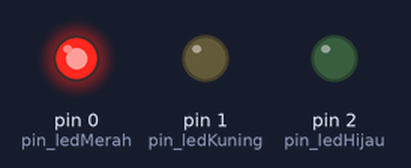
Bench run of a sketch on a simulated Arduino Uno, built with avr-gcc and run on an emulated ATmega328P. On the bench: output pins drawn as LEDs (lit = HIGH).

Above: at 1.0 s.
At 2.5 s:
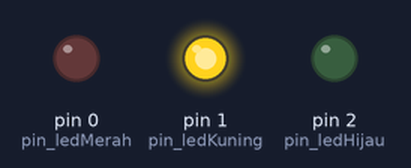
At 4.0 s:
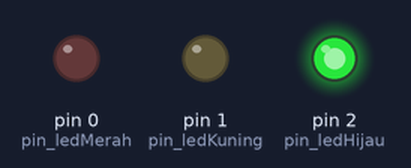
Timing chart, 0 to 6.5 s (numbered marks = the images above):
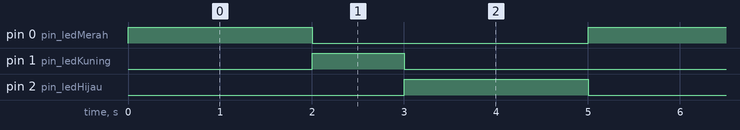

The sketch:

sketch_nov15b.ino
```cpp
#define pin_ledMerah 0
#define pin_ledKuning 1
#define pin_ledHijau 2
void setup() {
  // put your setup code here, to run once:
  pinMode(pin_ledMerah, OUTPUT);
  pinMode(pin_ledKuning, OUTPUT);
  pinMode(pin_ledHijau, OUTPUT);


}

void loop() {
  // put your main code here, to run repeatedly:
  digitalWrite(pin_ledMerah, HIGH);
  digitalWrite(pin_ledKuning, LOW);
  digitalWrite(pin_ledHijau, LOW);
  delay(2000);
  digitalWrite(pin_ledMerah, LOW);
  digitalWrite(pin_ledKuning, HIGH);
  digitalWrite(pin_ledHijau, LOW);
  delay(1000);
  digitalWrite(pin_ledMerah, LOW);
  digitalWrite(pin_ledKuning, LOW);
  digitalWrite(pin_ledHijau, HIGH);
  delay(2000);

}
```

Measured:
- by itself, pin 0 (pin_ledMerah), pin 2 (pin_ledHijau): alternates HIGH for 2.0 s and LOW for 3.0 s
- by itself, pin 1 (pin_ledKuning): alternates HIGH for 1.0 s and LOW for 4.0 s
- by itself, everything shown: repeats every 5.0 s, in 3 steps
